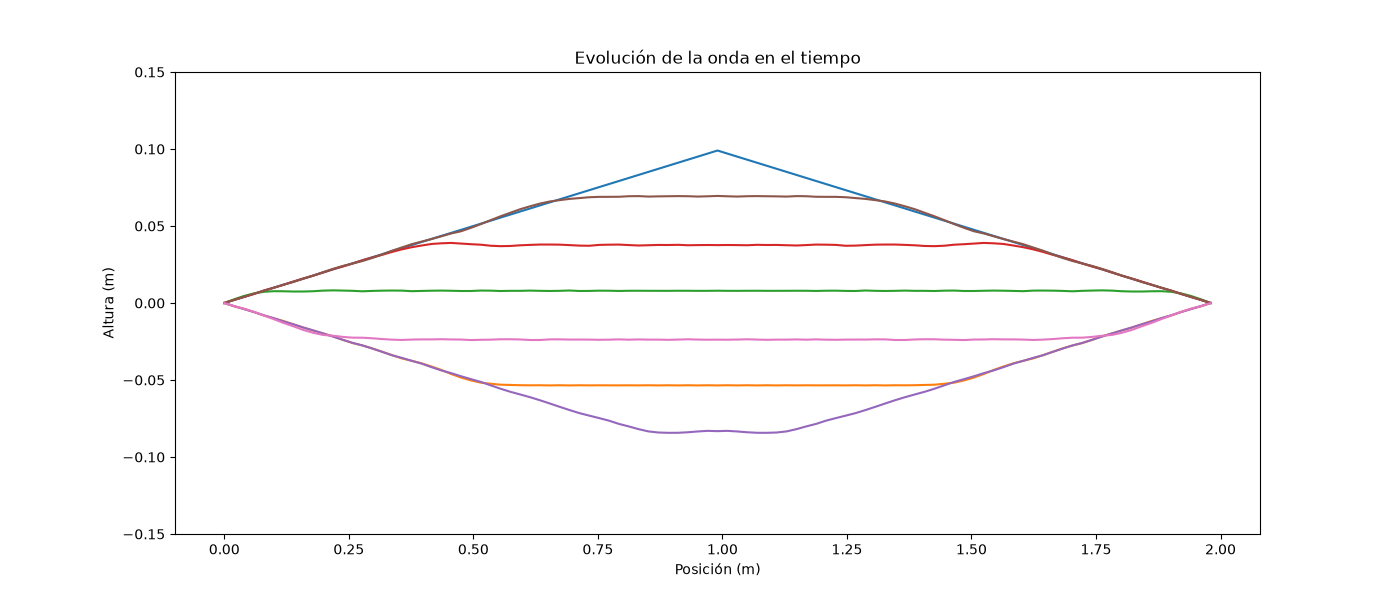

The script that saved this image:
import numpy as np
import matplotlib.pyplot as plt

# Crear los datos desde 'Planetas.dat'
Datos = np.genfromtxt("EDP.dat", delimiter=",")

tiempo = np.zeros(len(Datos[0]))

for i in range(len(Datos[0])):
    tiempo[i] = i*2/(101)

fig, ax = plt.subplots(figsize=(14,6))
for i in range(len(Datos)):
    if i%14 == 0:
        ax.plot(tiempo, Datos[i, :])

plt.title("Evolución de la onda en el tiempo")
plt.xlabel("Posición (m)")
plt.ylabel("Altura (m)")
plt.ylim(-0.15, 0.15)

fig.savefig("PLOTS_CristianParra_S8C1_EDP.png")
print(">>>Guardando la gráfica en 'PLOTS_CristianParra_S8C1_EDP.png'")
